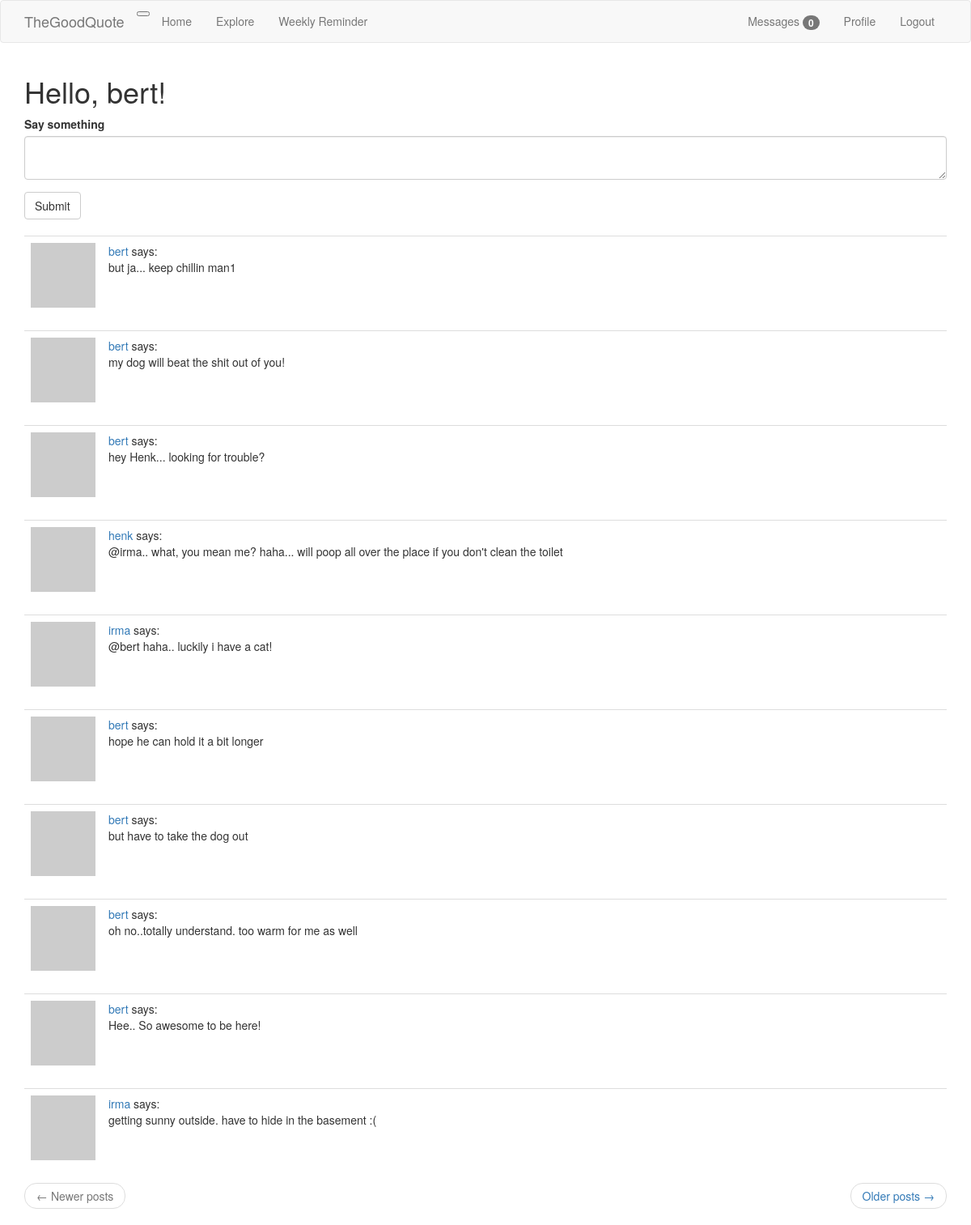
The app's page /index (signed in) with its own data.
### app/models.py (models this page shows, shortened)
class User(UserMixin, db.Model):
    id = db.Column(db.Integer, primary_key=True)
    username = db.Column(db.String(60), index=True, unique=True)
    email = db.Column(db.String(120), index=True, unique=True)
    password_hash = db.Column(db.String(128))
    posts = db.relationship('Post', backref='author', lazy='dynamic')
    todos = db.relationship('Todo', backref='author', lazy='dynamic')
    about_me = db.Column(db.String(140))
    last_seen = db.Column(db.DateTime, default=datetime.utcnow)
    followed = db.relationship(
        'User', secondary=followers,
        primaryjoin=(followers.c.follower_id == id),
        secondaryjoin=(followers.c.followed_id == id),
        backref=db.backref('followers', lazy='dynamic'), lazy='dynamic')
    messages_sent = db.relationship('Message',
                                    foreign_keys='Message.sender_id',
                                    backref='author', lazy='dynamic')
    messages_received = db.relationship('Message',
                                        foreign_keys='Message.recipient_id',
                                        backref='recipient', lazy='dynamic')
    last_message_read_time = db.Column(db.DateTime)
    notifications = db.relationship('Notification', backref='user', lazy='dynamic')
    def avatar(self, size):
        digest = md5(self.email.lower().encode('utf-8')).hexdigest()
        return 'https://www.gravatar.com/avatar?{}?d=identicon&s={}'.format(
            digest, size)
    def followed_posts(self):
        followed = Post.query.join(
            followers, (followers.c.followed_id == Post.user_id)).filter(
                followers.c.follower_id == self.id)
        own = Post.query.filter_by(user_id=self.id)
        return followed.union(own).order_by(Post.timestamp.desc())
    def new_messages(self):
        last_read_time = self.last_message_read_time or datetime(1900, 1, 1)
        return Message.query.filter_by(recipient=self).filter(
            Message.timestamp > last_read_time).count()

class Post(db.Model):
    id = db.Column(db.Integer, primary_key=True)
    body = db.Column(db.String(140))
    timestamp = db.Column(db.DateTime, index=True, default=datetime.utcnow)
    user_id = db.Column(db.Integer, db.ForeignKey('user.id'))

### app/routes.py (the view)
@app.route('/', methods=['GET', 'POST'])
@app.route('/index', methods=['GET', 'POST'])
@login_required
def index():
    form = PostForm()
    if form.validate_on_submit():
        post = Post(body=form.post.data, author=current_user)
        db.session.add(post)
        db.session.commit()
        flash('Your post is now live!')
        return redirect(url_for('index'))
    page = request.args.get('page', 1, type=int)
    posts = current_user.followed_posts().paginate(
        page, app.config['POSTS_PER_PAGE'], False)
    next_url = url_for('index', page=posts.next_num) \
        if posts.has_next else None
    prev_url = url_for('index', page=posts.prev_num) \
        if posts.has_prev else None
    return render_template('index.html', title='Home', form=form,
                           posts=posts.items, next_url=next_url,
                           prev_url=prev_url)

### app/forms.py
class PostForm(FlaskForm):
    post = TextAreaField('Say something', validators=[DataRequired(), Length(min=1, max=140)])
    submit = SubmitField('Submit')

### app/models.py (called while the page is built)
@login.user_loader
def load_user(id):
    return User.query.get(int(id))

### app/routes.py (called while the page is built)
@app.before_request
def before_request():
    if current_user.is_authenticated:
        current_user.last_seen = datetime.utcnow()
        db.session.commit()

### app/templates/index.html
{% extends 'base.html' %}
{% import 'bootstrap/wtf.html' as wtf %}
{% block app_content %}
    <h1>Hello, {{ current_user.username }}!</h1>
    {% if form %}
    {{ wtf.quick_form(form) }}
    <br>
    {% endif %}
    {% for post in posts %}
        {% include '_post.html' %}
    {% endfor %}
    <nav aria-label="...">
        <ul class="pager">
            <li class="previous{% if not prev_url %} disabled{% endif %}">
                <a href="{{ prev_url or '#' }}">
                    <span aria-hidden="true">&larr;</span> Newer posts
                </a>
            </li>
            <li class="next{% if not next_url %} disabled{% endif %}">
                <a href="{{ next_url or '#' }}">
                    Older posts <span aria-hidden="true">&rarr;</span>
                </a>
            </li>
        </ul>
    </nav>
{% endblock %}

### app/templates/_post.html
<table class="table table-hover">
    <tr>
        <td width="70px">
            <a href="{{ url_for('user', username=post.author.username )}}">
                <img src="{{ post.author.avatar(70) }}" />
            </a>
        </td>
        <td>
            <a href="{{ url_for('user', username=post.author.username )}}">
                {{ post.author.username }}
            </a>
            says:
            <br>
            <span id="post{{ post.id }}">{{ post.body }}</span>
        </td>
    </tr>
</table>

### records on screen
User: username "bert"
Post: author.username "bert", body "but ja... keep chillin man1"
Post: author.username "bert", body "my dog will beat the shit out of you!"
Post: author.username "bert", body "hey Henk... looking for trouble?"
Post: author.username "henk", body "@irma.. what, you mean me? haha... will poop all over the place if you don't clean the toilet"
Post: author.username "irma", body "@bert haha.. luckily i have a cat!"
Post: author.username "bert", body "hope he can hold it a bit longer"
Post: author.username "bert", body "but have to take the dog out"
Post: author.username "bert", body "oh no..totally understand. too warm for me as well"
Post: author.username "bert", body "Hee.. So awesome to be here!"
Post: author.username "irma", body "getting sunny outside. have to hide in the basement :("

### other values on screen
{{ new_messages }} "0"
